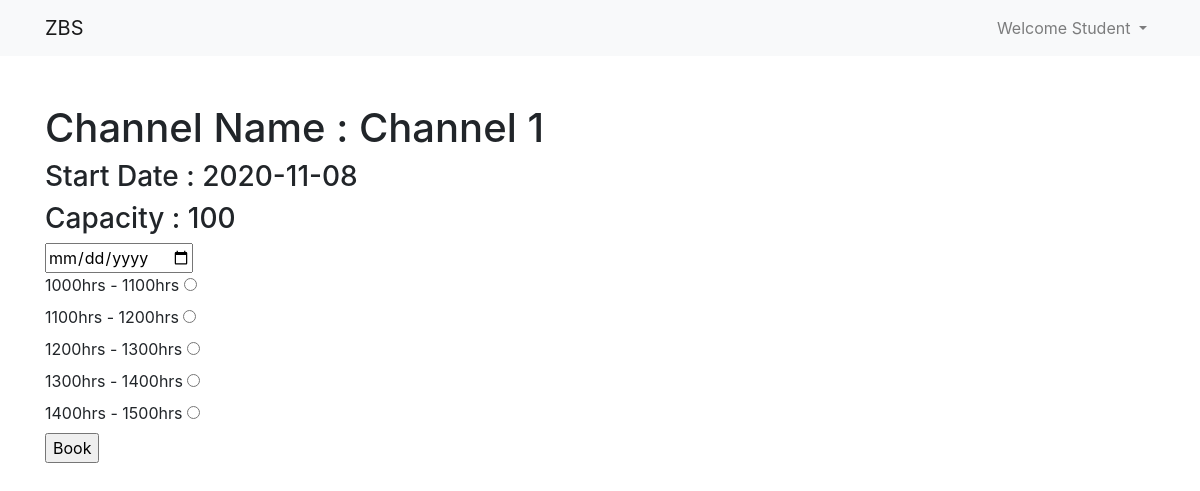
The page /channel/1 (signed in) on the database its author committed.
### app.py (models this page shows, shortened)
class User(db.Model, UserMixin):
    id = db.Column(db.Integer,primary_key=True)
    name = db.Column(db.String(64))
    username = db.Column(db.String(64),unique=True)
    hashed_pass =db.Column(db.String(128))
    type = db.Column(db.Integer())
    bookings = db.relationship('Booking',cascade='all,delete', backref='user',lazy='dynamic')
    last_logged_in = db.Column(db.DateTime)
    last_logged_out = db.Column(db.DateTime)

class Channel(db.Model):
    id = db.Column(db.Integer,primary_key=True)
    name = db.Column(db.String(50))
    capacity = db.Column(db.Integer)
    start_date = db.Column(db.Date)
    slots = db.relationship('Slot', backref='channel')
    bookings = db.relationship('Booking', backref='channel')

class Slot(db.Model):
    id = db.Column(db.Integer,primary_key=True)
    start_time = db.Column(db.String(4))
    end_time = db.Column(db.String(4))
    channel_id = db.Column(db.Integer,db.ForeignKey('channel.id'))
    bookings = db.relationship('Booking', backref='slot')
    def __repr__(self):
        return f"{self.start_time}hrs - {self.end_time}hrs"

### app.py (the view, shortened to what this page needs)
@app.route('/channel/<int:id>', methods=["POST","GET"])
def channel(id):
    channel = Channel.query.filter_by(id=id).first()
    form = CreateSlotForm()
    if channel is not None:
        return render_template('channel.html', channel=channel, form=form)
    else:
        print('Channel Not Found')
        return redirect('/')

### forms.py
class CreateSlotForm(FlaskForm):
    channel_id = HiddenField()
    start_time = StringField("Start Time", validators=[DataRequired()])
    end_time = StringField('End Time', validators=[DataRequired()])
    submit = SubmitField('Submit')

### app.py (called while the page is built)
@login_manager.user_loader
def load_user(user_id):
    return User.query.get(user_id)

### templates/channel.html (shortened to what this page needs)
{% extends 'base.html' %}
{% block body %}
<div class="container mt-5">
    {% if current_user.type == 2 %}
    <h1>Channel Name : {{ channel.name }}</h1>
    <h3>Start Date : {{ channel.start_date }}</h3>
    <h3>Capacity : {{ channel.capacity }}</h3>
    <form method="POST" action="{{ url_for('book') }}">
      <input onchange="handler(event);" id="date" type="date" name="date" required>
      <br>
      {% for slot in channel.slots %}
      <label for="checkbox{{ slot.id }}"> {{ slot }}
        <input class="radio" type="radio" id="checkbox{{ slot.id }}" name="slot_id" value="{{ slot.id }}">
      </label>
      <br>
      {% endfor %}
      <input type="submit" value="Book">
    </form>
    {% elif current_user.type == 0 %}
    <h1>Administrators are not allowed to access channel details</h1>
    {% endif %}
</div>
{% endblock %}

### templates/base.html (shortened to what this page needs)
<!DOCTYPE html>
<html lang="en">
<head>
    <link rel="stylesheet" href="{{ url_for('static',filename='css/main.css') }}">
    <link rel="stylesheet" href="https://cdn.jsdelivr.net/npm/bootstrap@4.5.3/dist/css/bootstrap.min.css">
</head>
<body>
    <nav class="navbar navbar-expand-lg navbar-light bg-light">
        <div class="container">
        <a class="navbar-brand" href="{{ url_for('index') }}">ZBS</a>
        <div class="collapse navbar-collapse" id="navbarNav">
          <ul class="navbar-nav">
            {% if current_user.is_authenticated %}
            <li class="nav-item dropdown">
              <a class="nav-link dropdown-toggle" href="#" id="navbarDropdown" role="button" data-toggle="dropdown" aria-haspopup="true" aria-expanded="false">
                Welcome {{ current_user.name | capitalize }}
              </a>
            </li>
            {% else %}
              <li class="nav-item">
                  <a class="nav-link" href="{{ url_for('login') }}">Login</a>
              </li>
            {% endif %}
          </ul>
      </div>
        </div>
    </nav>
    {% block body %}{% endblock %}
</body>
</html>

### rows shown on the page
User: name "Student"
Channel: name "Channel 1", start_date "2020-11-08", capacity "100"
Slot: start_time+end_time "1000hrs - 1100hrs"
Slot: start_time+end_time "1100hrs - 1200hrs"
Slot: start_time+end_time "1200hrs - 1300hrs"
Slot: start_time+end_time "1300hrs - 1400hrs"
Slot: start_time+end_time "1400hrs - 1500hrs"
